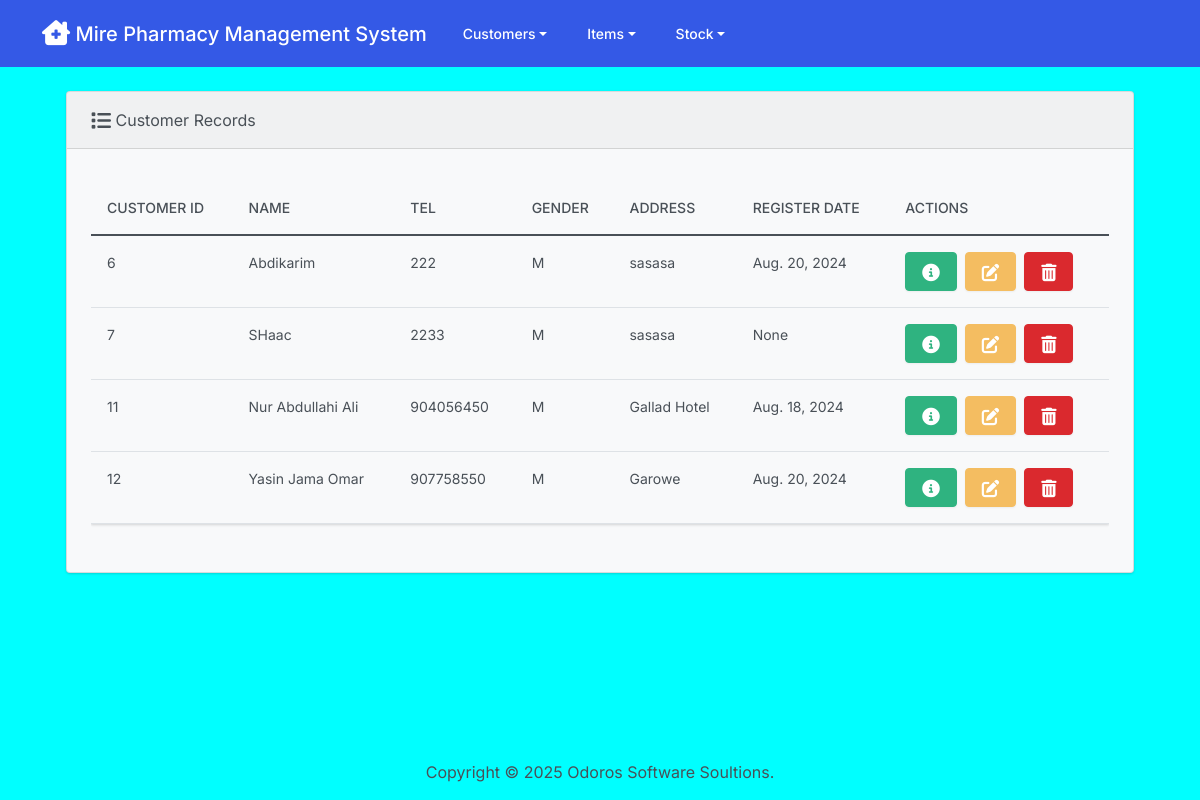
The app's page / (signed in) with its own data.
### Customer/models.py (models this page shows, shortened)
class Customer(models.Model):
    Name = models.CharField(max_length=100)
    Tel = models.IntegerField(null=True)
    Gender = models.CharField(max_length=1,choices=gender_choice)
    Address = models.CharField(max_length=100,blank=True)
    Reg_Date = models.DateField(null=True)
    Created_By = models.ForeignKey(User,on_delete = models.CASCADE,related_name='Created_By',default=1)
    Updated_By = models.ForeignKey(User,on_delete = models.CASCADE,related_name='Updated_By',default=1)
    Updated_At = models.DateTimeField(null=True)
    class Meta:
        db_table='Customers'

### Customer/views.py (the view)
# urls.py: path('',Customer_List.as_view(),name = 'Customer_List'),
class Customer_List(LoginRequiredMixin,ListView):
        model = Customer
        fields='__all__'
        context_object_name='customers'
        login_url ='login'

### Customer/templates/Customer/customer_list.html (shortened to what this page needs)
{% extends "base.html" %}
{% block body %}
<br>
<div class="row">
  <div class="col-12">
    {% if customers %}
    <div class="card bg-light ms-4 me-4 mb-4">
      <div class="card-header">
        <i class="fa-solid fa-list fa-lg"></i> Customer Records
      </div>
      <div class="card-body">
        <p class="card-text">
          <div class="table-responsive">
            <table class="table table-hover">
              <thead>
                <tr>
                  <th scope="col">Customer ID</th>
                  <th scope="col">Name</th>
                  <th scope="col">Tel</th>
                  <th scope="col">Gender</th>
                  <th scope="col">Address</th>
                  <th scope="col">Register Date</th>
                  <th scope="col">Actions</th>
                </tr>
              </thead>
              <tbody>
                {% for customer in object_list %}
                  <tr>
                    <td>{{ customer.id }}</td>
                    <td>{{ customer.Name }}</td>
                    <td>{{ customer.Tel }}</td>
                    <td>{{ customer.Gender }}</td>
                    <td>{{ customer.Address }}</td>
                    <td>{{ customer.Reg_Date }}</td>
                    <td>
                      <button type="button" class="btn btn-success me-1" href="{% url 'Customer_List'  %}" data-bs-toggle="modal" data-bs-target="#myModal{{customer.id}}">
                      </button>
                      <a class="btn btn-warning me-1" href="{% url 'Customer_Update' customer.id %}">
                      </a>
                      <button type="button" class="btn btn-danger" data-bs-toggle="modal" data-bs-target="#delete{{customer.id}}">
                      </button>
                    </td>
                  </tr>
                {% endfor %}
              </tbody>
            </table>
          </div>
        </p>
      </div>
    </div>
    {% else %}
      <h5 class="alert alert-primary ms-4 me-4">No Customer Records</h5>
    {% endif %}
  </div>
</div>
{% endblock %}

### records on screen
Customer: id "6", Name "Abdikarim", Tel "222", Gender "M", Address "sasasa", Reg_Date "Aug. 20, 2024"
Customer: id "7", Name "SHaac", Tel "2233", Gender "M", Address "sasasa", Reg_Date "None"
Customer: id "11", Name "Nur Abdullahi Ali", Tel "904056450", Gender "M", Address "Gallad Hotel", Reg_Date "Aug. 18, 2024"
Customer: id "12", Name "Yasin Jama Omar", Tel "907758550", Gender "M", Address "Garowe", Reg_Date "Aug. 20, 2024"
